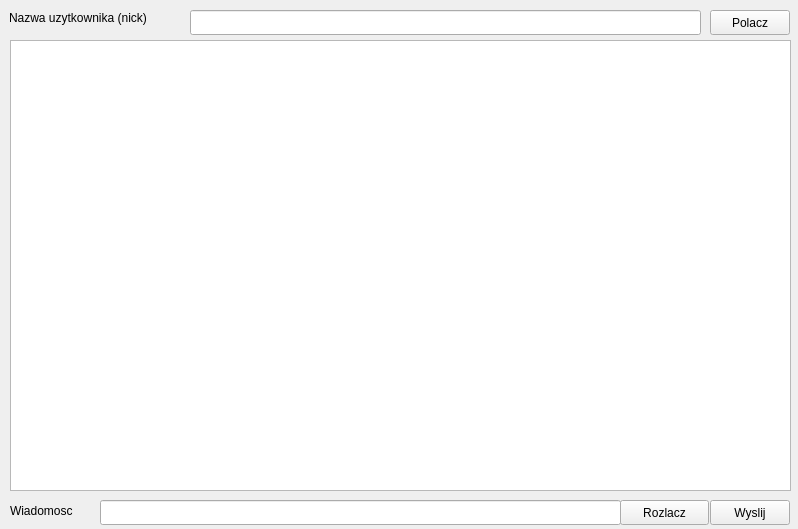
<?xml version="1.0" encoding="UTF-8"?>
<ui version="4.0">
 <class>Widget</class>
 <widget class="QWidget" name="Widget">
  <property name="geometry">
   <rect>
    <x>0</x>
    <y>0</y>
    <width>798</width>
    <height>529</height>
   </rect>
  </property>
  <property name="windowTitle">
   <string>Widget</string>
  </property>
  <widget class="QTextEdit" name="textEdit">
   <property name="geometry">
    <rect>
     <x>10</x>
     <y>40</y>
     <width>781</width>
     <height>451</height>
    </rect>
   </property>
  </widget>
  <widget class="QPushButton" name="send">
   <property name="geometry">
    <rect>
     <x>710</x>
     <y>500</y>
     <width>80</width>
     <height>25</height>
    </rect>
   </property>
   <property name="text">
    <string>Wyslij</string>
   </property>
  </widget>
  <widget class="QPushButton" name="connect">
   <property name="geometry">
    <rect>
     <x>710</x>
     <y>10</y>
     <width>80</width>
     <height>25</height>
    </rect>
   </property>
   <property name="text">
    <string>Polacz</string>
   </property>
  </widget>
  <widget class="QLabel" name="label">
   <property name="geometry">
    <rect>
     <x>9</x>
     <y>9</y>
     <width>174</width>
     <height>17</height>
    </rect>
   </property>
   <property name="text">
    <string>Nazwa uzytkownika (nick)</string>
   </property>
  </widget>
  <widget class="QLabel" name="label_2">
   <property name="geometry">
    <rect>
     <x>10</x>
     <y>500</y>
     <width>91</width>
     <height>21</height>
    </rect>
   </property>
   <property name="text">
    <string>Wiadomosc</string>
   </property>
  </widget>
  <widget class="QLineEdit" name="message">
   <property name="geometry">
    <rect>
     <x>100</x>
     <y>500</y>
     <width>521</width>
     <height>25</height>
    </rect>
   </property>
  </widget>
  <widget class="QLineEdit" name="nickname">
   <property name="geometry">
    <rect>
     <x>190</x>
     <y>10</y>
     <width>511</width>
     <height>25</height>
    </rect>
   </property>
  </widget>
  <widget class="QPushButton" name="disconnect">
   <property name="geometry">
    <rect>
     <x>620</x>
     <y>500</y>
     <width>89</width>
     <height>25</height>
    </rect>
   </property>
   <property name="text">
    <string>Rozlacz</string>
   </property>
  </widget>
 </widget>
 <resources/>
 <connections/>
</ui>
